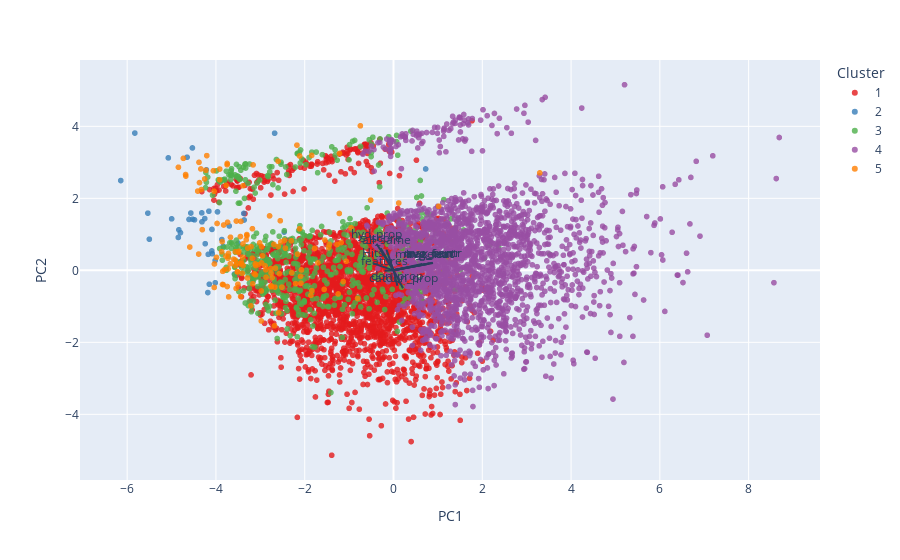

This figure's notebook cell:
### Code cell
#PCA biplot w/ loadings for TRAINING SET
X_train_scaled = X_train_scaled.drop('clusters', axis = 1)
X_train_clusterlabels.set_index(X_train_scaled.index, inplace = True)
X_train_scaled['clusters'] = X_train_clusterlabels

plotX = X_train_scaled.copy()

plotX['clusters'] = plotX['clusters'].astype(str)
plotX['clusters'].replace(['4'], '5', inplace = True)
plotX['clusters'].replace(['3'], '4', inplace = True)
plotX['clusters'].replace(['2'], '3', inplace = True)
plotX['clusters'].replace(['1'], '2', inplace = True)
plotX['clusters'].replace(['0'], '1', inplace = True)
plotX.sort_values(by=['clusters'], inplace = True)
#print(plotX)

features = list(plotX.columns[:-3])
print(features)
X = plotX[features]
pca = PCA(n_components=2)
components = pca.fit_transform(X)
loadings = pca.components_.T * np.sqrt(pca.explained_variance_)

fig = px.scatter(components, x=0, y=1, color=plotX['clusters'], color_discrete_sequence=['rgba(228,26,28,0.8)', 'rgba(55,126,184, 0.8)', 'rgba(77,175,74, 0.8)', 'rgba(152,78,163, 0.8)', 'rgba(255,127,0, 0.8)'],
                labels={
                    "0": "PC1",
                    "1": "PC2",
                    "color": "Cluster"
                })

for i, feature in enumerate(features):
    fig.add_shape(
        type='line',
        x0=0, y0=0,
        x1=loadings[i, 0],
        y1=loadings[i, 1]
    )
    fig.add_annotation(
        x=loadings[i, 0],
        y=loadings[i, 1],
        ax=0, ay=0,
        xanchor="center",
        yanchor="bottom",
        text=feature,
    )
fig.show()

### Figure 1 — Plotly figure (JSON) as saved in the notebook; plotly's stock layout.template omitted (floating-point values rounded to 4 significant figures; data arrays with more than 128 entries replaced by an {"elided": "..."} marker saying what was removed)
{"data": [{"hovertemplate": "Cluster=1<br>PC1=%{x}<br>PC2=%{y}<extra></extra>", "legendgroup": "1", "marker": {"color": "rgba(228,26,28,0.8)", "symbol": "circle"}, "mode": "markers", "name": "1", "showlegend": true, "type": "scattergl", "x": {"elided": "2644 float values"}, "xaxis": "x", "y": {"elided": "2644 float values"}, "yaxis": "y"}, {"hovertemplate": "Cluster=2<br>PC1=%{x}<br>PC2=%{y}<extra></extra>", "legendgroup": "2", "marker": {"color": "rgba(55,126,184, 0.8)", "symbol": "circle"}, "mode": "markers", "name": "2", "showlegend": true, "type": "scattergl", "x": [-4.174, -6.145, -3.867, -4.53, -3.501, -4.319, -5.534, -5.073, -2.463, -4.242, -4.525, -3.583, -4.847, -4.998, -2.47, -3.7, -4.089, -4.159, -4.016, -4.149, -4.216, -2.678, -4.315, -4.083, -3.375, -4.019, -5.5, -4.483, -4.565, -3.364, -3.838, -4.799, -3.965, -4.093, 0.7244, -4.607, -4.252, -4.65, -5.827, -4.836, -4.183], "xaxis": "x", "y": [0.4445, 2.494, 0.8553, 3.4, 0.7547, 1.597, 1.589, 3.124, 1.062, 0.7394, 1.419, -0.1027, 0.9137, 1.43, 0.5949, 1.232, 1.137, 1.642, -0.3453, -0.3857, 2.793, 3.81, 1.347, 0.4614, 1.58, 0.2705, 0.8654, 1.402, 1.592, 1.399, 0.6689, 1.046, 1.624, 0.5392, 2.816, 1.414, 1.437, 3.142, 3.814, 1.126, -0.617], "yaxis": "y"}, {"hovertemplate": "Cluster=3<br>PC1=%{x}<br>PC2=%{y}<extra></extra>", "legendgroup": "3", "marker": {"color": "rgba(77,175,74, 0.8)", "symbol": "circle"}, "mode": "markers", "name": "3", "showlegend": true, "type": "scattergl", "x": {"elided": "541 float values"}, "xaxis": "x", "y": {"elided": "541 float values"}, "yaxis": "y"}, {"hovertemplate": "Cluster=4<br>PC1=%{x}<br>PC2=%{y}<extra></extra>", "legendgroup": "4", "marker": {"color": "rgba(152,78,163, 0.8)", "symbol": "circle"}, "mode": "markers", "name": "4", "showlegend": true, "type": "scattergl", "x": {"elided": "2062 float values"}, "xaxis": "x", "y": {"elided": "2062 float values"}, "yaxis": "y"}, {"hovertemplate": "Cluster=5<br>PC1=%{x}<br>PC2=%{y}<extra></extra>", "legendgroup": "5", "marker": {"color": "rgba(255,127,0, 0.8)", "symbol": "circle"}, "mode": "markers", "name": "5", "showlegend": true, "type": "scattergl", "x": {"elided": "143 float values"}, "xaxis": "x", "y": {"elided": "143 float values"}, "yaxis": "y"}], "layout": {"annotations": [{"ax": 0, "ay": 0, "text": "Hits", "x": -0.4536, "xanchor": "center", "y": 0.195, "yanchor": "bottom"}, {"ax": 0, "ay": 0, "text": "max_feat", "x": 0.7932, "xanchor": "center", "y": 0.1803, "yanchor": "bottom"}, {"ax": 0, "ay": 0, "text": "avg_feat", "x": 0.8065, "xanchor": "center", "y": 0.188, "yanchor": "bottom"}, {"ax": 0, "ay": 0, "text": "max_centr", "x": 0.8896, "xanchor": "center", "y": 0.2059, "yanchor": "bottom"}, {"ax": 0, "ay": 0, "text": "min_centr", "x": 0.6469, "xanchor": "center", "y": 0.1749, "yanchor": "bottom"}, {"ax": 0, "ay": 0, "text": "avg_centr", "x": 0.8792, "xanchor": "center", "y": 0.2147, "yanchor": "bottom"}, {"ax": 0, "ay": 0, "text": "features", "x": -0.2014, "xanchor": "center", "y": -0.01279, "yanchor": "bottom"}, {"ax": 0, "ay": 0, "text": "all_same", "x": -0.1584, "xanchor": "center", "y": 0.5735, "yanchor": "bottom"}, {"ax": 0, "ay": 0, "text": "s_score", "x": -0.2891, "xanchor": "center", "y": 0.6119, "yanchor": "bottom"}, {"ax": 0, "ay": 0, "text": "hyd_prop", "x": -0.382, "xanchor": "center", "y": 0.7406, "yanchor": "bottom"}, {"ax": 0, "ay": 0, "text": "don_prop", "x": 0.08726, "xanchor": "center", "y": -0.4261, "yanchor": "bottom"}, {"ax": 0, "ay": 0, "text": "catdon_prop", "x": 0.2139, "xanchor": "center", "y": -0.4958, "yanchor": "bottom"}], "legend": {"title": {"text": "Cluster"}, "tracegroupgap": 0}, "margin": {"t": 60}, "shapes": [{"type": "line", "x0": 0, "x1": -0.4536, "y0": 0, "y1": 0.195}, {"type": "line", "x0": 0, "x1": 0.7932, "y0": 0, "y1": 0.1803}, {"type": "line", "x0": 0, "x1": 0.8065, "y0": 0, "y1": 0.188}, {"type": "line", "x0": 0, "x1": 0.8896, "y0": 0, "y1": 0.2059}, {"type": "line", "x0": 0, "x1": 0.6469, "y0": 0, "y1": 0.1749}, {"type": "line", "x0": 0, "x1": 0.8792, "y0": 0, "y1": 0.2147}, {"type": "line", "x0": 0, "x1": -0.2014, "y0": 0, "y1": -0.01279}, {"type": "line", "x0": 0, "x1": -0.1584, "y0": 0, "y1": 0.5735}, {"type": "line", "x0": 0, "x1": -0.2891, "y0": 0, "y1": 0.6119}, {"type": "line", "x0": 0, "x1": -0.382, "y0": 0, "y1": 0.7406}, {"type": "line", "x0": 0, "x1": 0.08726, "y0": 0, "y1": -0.4261}, {"type": "line", "x0": 0, "x1": 0.2139, "y0": 0, "y1": -0.4958}], "xaxis": {"anchor": "y", "domain": [0, 1], "title": {"text": "PC1"}}, "yaxis": {"anchor": "x", "domain": [0, 1], "title": {"text": "PC2"}}}}
